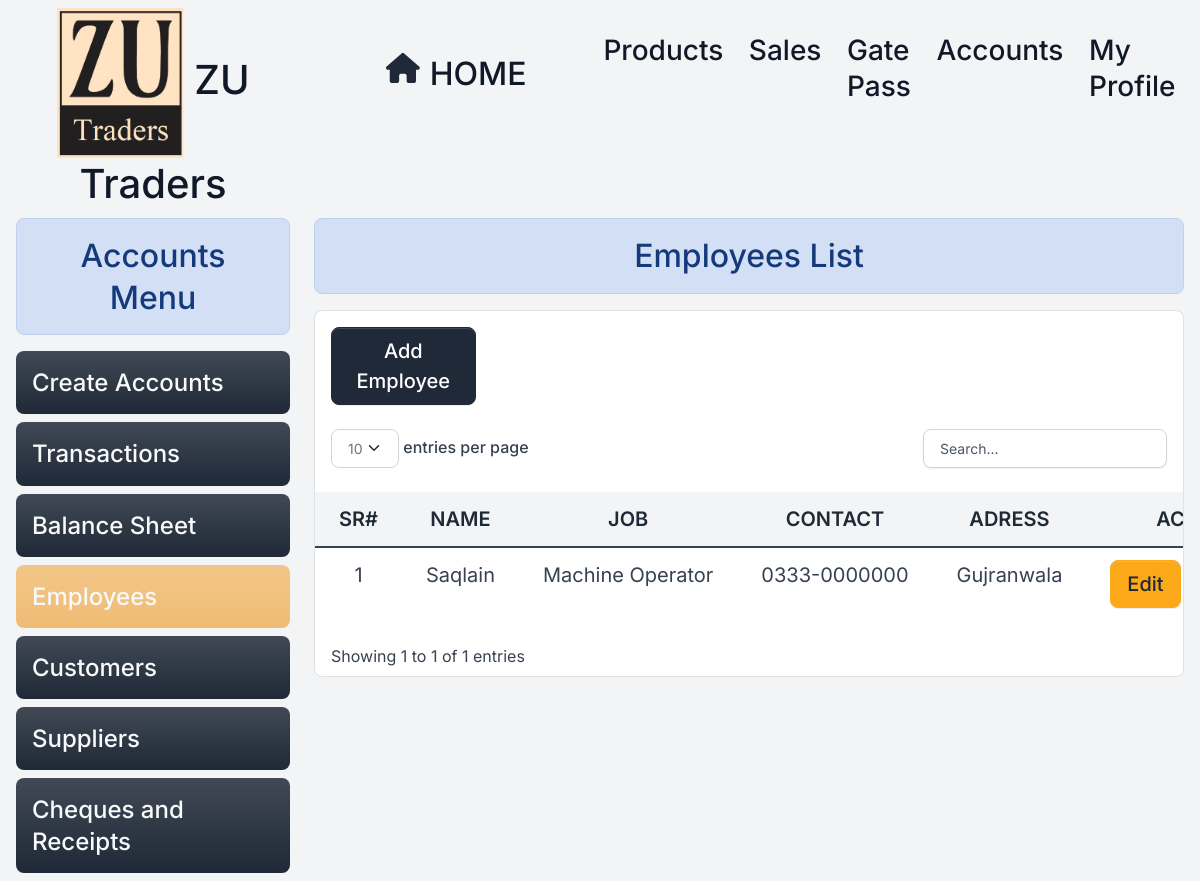
Screenshot of /employees/ (signed in) with the database file from the repository.
### home/models.py (models this page shows, shortened)
class Employee(models.Model):
    name=models.CharField(max_length=255)
    adress=models.CharField(max_length=255,null=True,blank=True)
    contact=models.CharField(max_length=12,null=True,unique=True,blank=True)
    job=models.CharField(max_length=255)
    is_deleted = models.BooleanField(default=False)

### home/views/employees.py (the view)
# urls.py: path('employees/', employees.employees , name="employees"),
@login_required
@permission_required('home.view_gatepass', login_url='/login/')
def employees(request):
    employees=Employee.objects.filter(is_deleted=False)
    data={'employees':employees}
    return render(request,"employee/employee_home.html",data)

### home/templatetags/custom_filters.py (called while the page is built)
@register.filter(name='capitalize_after_space')
def capitalize_after_space(value):
    if not isinstance(value, str):
        value=str(value)
        return ' '.join([word.capitalize() for word in value.split()])
    return ' '.join([word.capitalize() for word in value.split()])

### templates/employee/employee_home.html (shortened to what this page needs)
{% extends 'base.html' %} {% load custom_filters %}
{% load custom_filters %}
{% block content %}
<div class="container-fluid">
<div class="row">
  {% include 'accounts/accounts_menu.html' %}
  <div class="col-9">
    <h2 class="text-center alert alert-info">Employees List</h2>
    <div class="card py">
      {% if perms.home.add_employee %}
      <a href="{% url 'addemployee' %}" class=" fs-5 btn btn-primary col-2 m-3">Add Employee</a>
      {% endif %}
      <div class="table-responsive py-2">
        {% if employees%}
        <table class="table table-flush" id="datatable">
          <thead class="thead-light">
            <tr>
              <th class="border-bottom fw-bolder text-center fs-5" scope="col">
                Sr#
              </th>
              <th class="border-bottom fw-bolder text-center fs-5" scope="col">
                Name
              </th>
              <th class="border-bottom fw-bolder text-center fs-5" scope="col">
                Job
              </th>
              <th class="border-bottom fw-bolder text-center fs-5" scope="col">
                Contact
              </th>
              <th class="border-bottom fw-bolder text-center fs-5" scope="col">
                Adress
              </th>
              <th class="border-bottom fw-bolder text-center fs-5" scope="col">
                Action
              </th>
            </tr>
          </thead>
          <tbody>
            {% for employee in employees %}
            <tr id="employee-{{ employee.id }}">
              <td class="text-center fs-5">{{ forloop.counter }}</td>
              <td class="text-center fs-5">{{ employee.name|capitalize_after_space }}</td>
              <td class="text-center fs-5">{{ employee.job|title }}</td>
              <td class="text-center fs-5">{{ employee.contact }}</td>
              <td class="text-center fs-5">{{ employee.adress|title }}</td>
              <td class="text-center ">
                <a class="btn btn-warning fs-5" href="{% url 'editemployee' employee.id %}">Edit</a>
              </td>
            </tr>
            {% endfor %}
          </tbody>
        </table>
        {% else %}
        <h4 class="text-center alert alert-warning">No Record Found</h4>
        {% endif %}
      </div>
    </div>
  </div>
</div>
</div>
{% endblock content %}

### static/assets/default/css/style.css (style rules this page uses)
html, body { height: 100%; width: 100%; max-height: 100%; overflow: auto; display: flex; flex-direction: column; }

### rows the page displays
Employee: name "Saqlain", job "Machine Operator", contact "0333-0000000", adress "Gujranwala"
